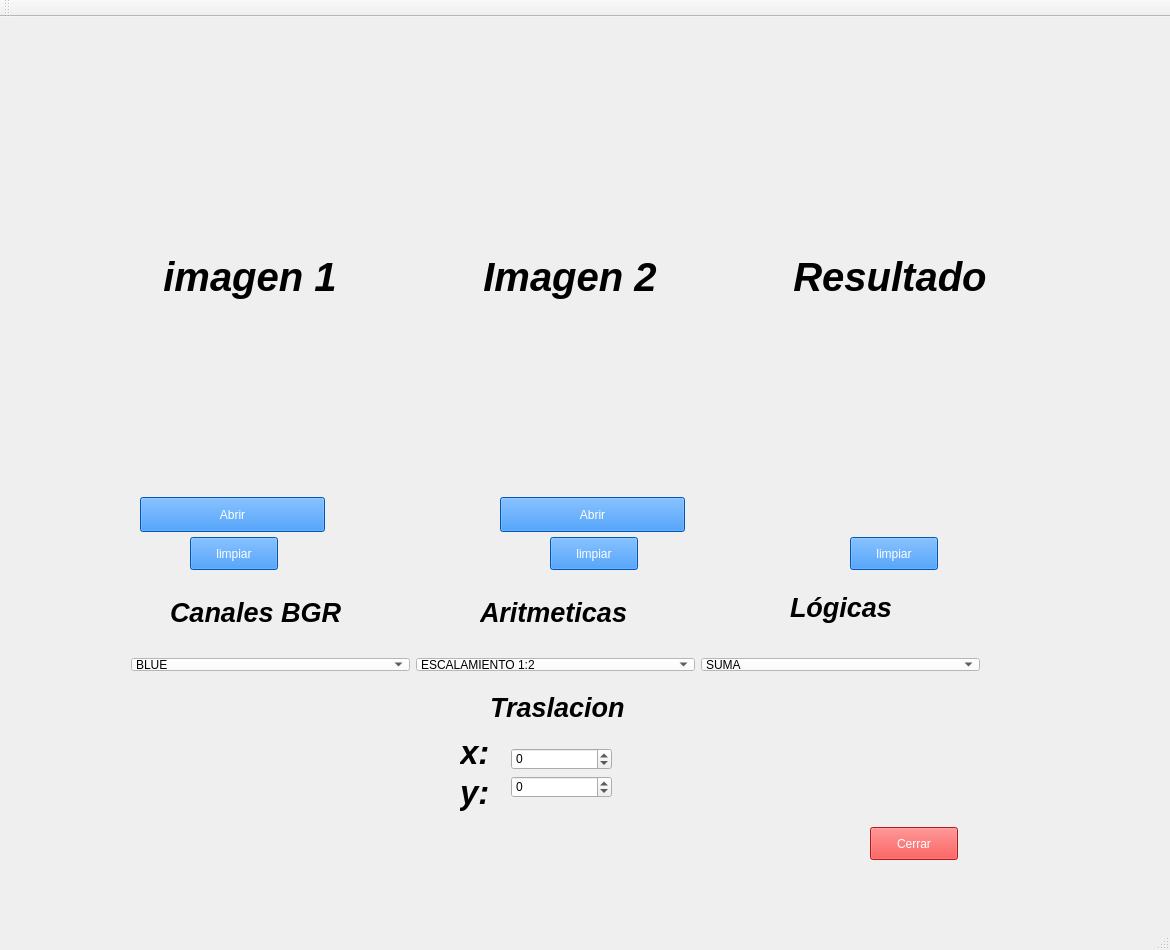
<?xml version="1.0" encoding="UTF-8"?>
<ui version="4.0">
 <class>MainWindow</class>
 <widget class="QMainWindow" name="MainWindow">
  <property name="geometry">
   <rect>
    <x>0</x>
    <y>0</y>
    <width>1170</width>
    <height>950</height>
   </rect>
  </property>
  <property name="windowTitle">
   <string>MainWindow</string>
  </property>
  <property name="styleSheet">
   <string notr="true">QPushButton
{
	padding: .375rem .75rem;
  	border-radius: .25rem;
  	background-color: #007bff;
  	color: #fff;
  	transition: background-color .15s ease-in-out;
}
QPushButton:hover
{
	background-color: #0069d9; 
}
QComboBox
{
  	background-color: #fff !important;
  	color: #000;
  	transition: background-color .15s ease-in-out;
}</string>
  </property>
  <widget class="QWidget" name="centralWidget">
   <widget class="QLabel" name="picture_1">
    <property name="enabled">
     <bool>true</bool>
    </property>
    <property name="geometry">
     <rect>
      <x>100</x>
      <y>60</y>
      <width>300</width>
      <height>400</height>
     </rect>
    </property>
    <property name="font">
     <font>
      <pointsize>30</pointsize>
      <weight>75</weight>
      <italic>true</italic>
      <bold>true</bold>
      <underline>false</underline>
      <strikeout>false</strikeout>
     </font>
    </property>
    <property name="layoutDirection">
     <enum>Qt::LeftToRight</enum>
    </property>
    <property name="autoFillBackground">
     <bool>false</bool>
    </property>
    <property name="styleSheet">
     <string notr="true"/>
    </property>
    <property name="text">
     <string>imagen 1</string>
    </property>
    <property name="alignment">
     <set>Qt::AlignCenter</set>
    </property>
   </widget>
   <widget class="QLabel" name="picture_2">
    <property name="geometry">
     <rect>
      <x>420</x>
      <y>60</y>
      <width>300</width>
      <height>400</height>
     </rect>
    </property>
    <property name="font">
     <font>
      <pointsize>30</pointsize>
      <weight>75</weight>
      <italic>true</italic>
      <bold>true</bold>
     </font>
    </property>
    <property name="styleSheet">
     <string notr="true"/>
    </property>
    <property name="text">
     <string>Imagen 2</string>
    </property>
    <property name="alignment">
     <set>Qt::AlignCenter</set>
    </property>
   </widget>
   <widget class="QLabel" name="resultado">
    <property name="geometry">
     <rect>
      <x>740</x>
      <y>60</y>
      <width>300</width>
      <height>400</height>
     </rect>
    </property>
    <property name="font">
     <font>
      <pointsize>30</pointsize>
      <weight>75</weight>
      <italic>true</italic>
      <bold>true</bold>
     </font>
    </property>
    <property name="text">
     <string>Resultado</string>
    </property>
    <property name="alignment">
     <set>Qt::AlignCenter</set>
    </property>
   </widget>
   <widget class="QLabel" name="label_2">
    <property name="geometry">
     <rect>
      <x>460</x>
      <y>720</y>
      <width>31</width>
      <height>31</height>
     </rect>
    </property>
    <property name="font">
     <font>
      <pointsize>25</pointsize>
      <weight>75</weight>
      <italic>true</italic>
      <bold>true</bold>
     </font>
    </property>
    <property name="text">
     <string>x:</string>
    </property>
   </widget>
   <widget class="QLabel" name="label_3">
    <property name="geometry">
     <rect>
      <x>460</x>
      <y>750</y>
      <width>31</width>
      <height>51</height>
     </rect>
    </property>
    <property name="font">
     <font>
      <pointsize>25</pointsize>
      <weight>75</weight>
      <italic>true</italic>
      <bold>true</bold>
     </font>
    </property>
    <property name="text">
     <string>y:</string>
    </property>
   </widget>
   <widget class="QPushButton" name="open1">
    <property name="geometry">
     <rect>
      <x>140</x>
      <y>480</y>
      <width>185</width>
      <height>35</height>
     </rect>
    </property>
    <property name="text">
     <string>Abrir</string>
    </property>
   </widget>
   <widget class="QPushButton" name="open2">
    <property name="geometry">
     <rect>
      <x>500</x>
      <y>480</y>
      <width>185</width>
      <height>35</height>
     </rect>
    </property>
    <property name="text">
     <string>Abrir</string>
    </property>
   </widget>
   <widget class="QWidget" name="layoutWidget">
    <property name="geometry">
     <rect>
      <x>120</x>
      <y>630</y>
      <width>871</width>
      <height>35</height>
     </rect>
    </property>
    <layout class="QHBoxLayout" name="horizontalLayout">
     <item>
      <widget class="QComboBox" name="canales">
       <item>
        <property name="text">
         <string>BLUE</string>
        </property>
       </item>
       <item>
        <property name="text">
         <string>GREEN</string>
        </property>
       </item>
       <item>
        <property name="text">
         <string>RED</string>
        </property>
       </item>
      </widget>
     </item>
     <item>
      <widget class="QComboBox" name="geometricas">
       <property name="styleSheet">
        <string notr="true">background-color: rgb(255, 255, 255);</string>
       </property>
       <item>
        <property name="text">
         <string>ESCALAMIENTO 1:2</string>
        </property>
       </item>
       <item>
        <property name="text">
         <string>ESCALAMIENTO 1:4</string>
        </property>
       </item>
       <item>
        <property name="text">
         <string>ESCALAMIENTO 1:8</string>
        </property>
       </item>
       <item>
        <property name="text">
         <string>ROTACION</string>
        </property>
       </item>
      </widget>
     </item>
     <item>
      <widget class="QComboBox" name="logicas">
       <item>
        <property name="text">
         <string>SUMA</string>
        </property>
       </item>
       <item>
        <property name="text">
         <string>RESTA</string>
        </property>
       </item>
       <item>
        <property name="text">
         <string>RESTA_NORMALIZADA</string>
        </property>
       </item>
       <item>
        <property name="text">
         <string>AND</string>
        </property>
       </item>
       <item>
        <property name="text">
         <string>OR</string>
        </property>
       </item>
       <item>
        <property name="text">
         <string>NEGATIVO</string>
        </property>
       </item>
      </widget>
     </item>
    </layout>
   </widget>
   <widget class="QWidget" name="layoutWidget">
    <property name="geometry">
     <rect>
      <x>500</x>
      <y>720</y>
      <width>123</width>
      <height>74</height>
     </rect>
    </property>
    <layout class="QVBoxLayout" name="verticalLayout">
     <item>
      <widget class="QSpinBox" name="ejex">
       <property name="minimum">
        <number>-1000</number>
       </property>
       <property name="maximum">
        <number>1000</number>
       </property>
      </widget>
     </item>
     <item>
      <widget class="QSpinBox" name="ejey">
       <property name="minimum">
        <number>-1000</number>
       </property>
       <property name="maximum">
        <number>1000</number>
       </property>
      </widget>
     </item>
    </layout>
   </widget>
   <widget class="QPushButton" name="close">
    <property name="geometry">
     <rect>
      <x>870</x>
      <y>810</y>
      <width>88</width>
      <height>33</height>
     </rect>
    </property>
    <property name="styleSheet">
     <string notr="true">background-color: rgb(239, 41, 41) !important;</string>
    </property>
    <property name="text">
     <string>Cerrar</string>
    </property>
   </widget>
   <widget class="QPushButton" name="clean1">
    <property name="geometry">
     <rect>
      <x>190</x>
      <y>520</y>
      <width>88</width>
      <height>33</height>
     </rect>
    </property>
    <property name="styleSheet">
     <string notr="true"/>
    </property>
    <property name="text">
     <string>limpiar</string>
    </property>
   </widget>
   <widget class="QPushButton" name="clean2">
    <property name="geometry">
     <rect>
      <x>550</x>
      <y>520</y>
      <width>88</width>
      <height>33</height>
     </rect>
    </property>
    <property name="text">
     <string>limpiar</string>
    </property>
   </widget>
   <widget class="QLabel" name="label">
    <property name="geometry">
     <rect>
      <x>170</x>
      <y>580</y>
      <width>171</width>
      <height>31</height>
     </rect>
    </property>
    <property name="font">
     <font>
      <pointsize>20</pointsize>
      <weight>75</weight>
      <italic>true</italic>
      <bold>true</bold>
     </font>
    </property>
    <property name="text">
     <string>Canales BGR</string>
    </property>
   </widget>
   <widget class="QLabel" name="label_4">
    <property name="geometry">
     <rect>
      <x>480</x>
      <y>580</y>
      <width>171</width>
      <height>31</height>
     </rect>
    </property>
    <property name="font">
     <font>
      <pointsize>20</pointsize>
      <weight>75</weight>
      <italic>true</italic>
      <bold>true</bold>
     </font>
    </property>
    <property name="text">
     <string>Aritmeticas</string>
    </property>
   </widget>
   <widget class="QLabel" name="label_5">
    <property name="geometry">
     <rect>
      <x>790</x>
      <y>570</y>
      <width>111</width>
      <height>41</height>
     </rect>
    </property>
    <property name="font">
     <font>
      <pointsize>20</pointsize>
      <weight>75</weight>
      <italic>true</italic>
      <bold>true</bold>
     </font>
    </property>
    <property name="text">
     <string>Lógicas</string>
    </property>
   </widget>
   <widget class="QLabel" name="label_6">
    <property name="geometry">
     <rect>
      <x>490</x>
      <y>660</y>
      <width>271</width>
      <height>61</height>
     </rect>
    </property>
    <property name="font">
     <font>
      <pointsize>20</pointsize>
      <weight>75</weight>
      <italic>true</italic>
      <bold>true</bold>
     </font>
    </property>
    <property name="text">
     <string>Traslacion</string>
    </property>
   </widget>
   <widget class="QPushButton" name="clean3">
    <property name="geometry">
     <rect>
      <x>850</x>
      <y>520</y>
      <width>88</width>
      <height>33</height>
     </rect>
    </property>
    <property name="text">
     <string>limpiar</string>
    </property>
   </widget>
  </widget>
  <widget class="QMenuBar" name="menuBar">
   <property name="geometry">
    <rect>
     <x>0</x>
     <y>0</y>
     <width>1170</width>
     <height>25</height>
    </rect>
   </property>
  </widget>
  <widget class="QToolBar" name="mainToolBar">
   <attribute name="toolBarArea">
    <enum>TopToolBarArea</enum>
   </attribute>
   <attribute name="toolBarBreak">
    <bool>false</bool>
   </attribute>
  </widget>
  <widget class="QStatusBar" name="statusBar"/>
 </widget>
 <layoutdefault spacing="6" margin="11"/>
 <resources/>
 <connections/>
</ui>
